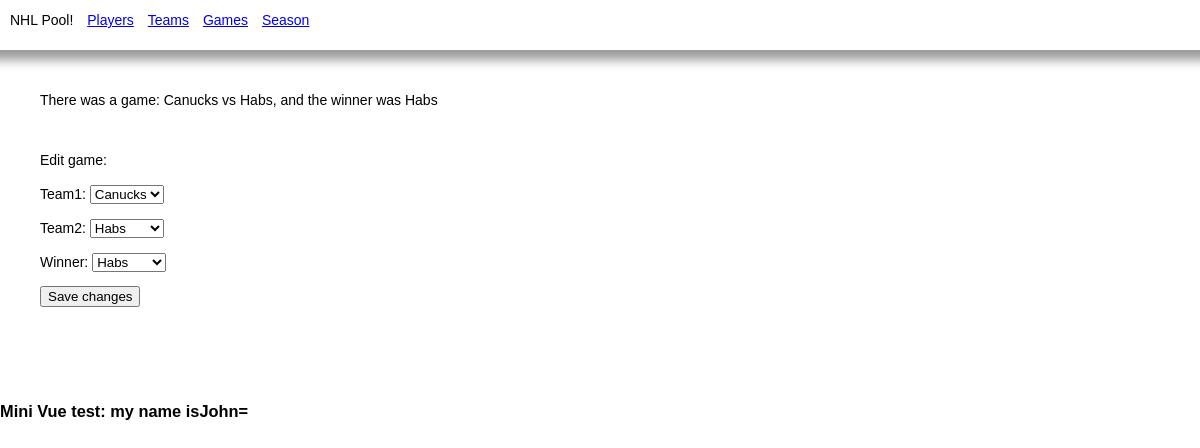
The app's page /editgame19, older data.
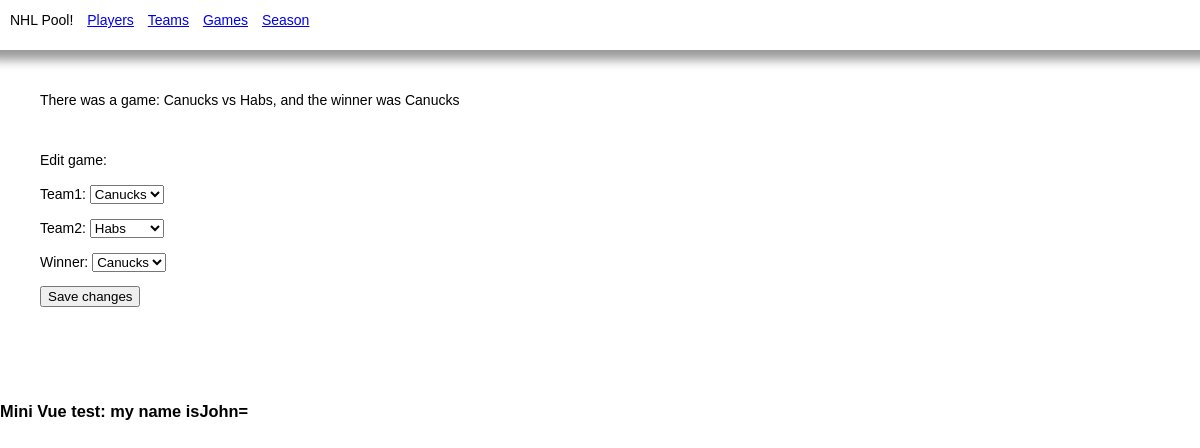
The same page, newer data.
### polls/models.py (models this page shows, shortened)
class Game(models.Model):
    team1 = models.ForeignKey(Team, related_name='team1', on_delete=models.DO_NOTHING)
    team2 = models.ForeignKey(Team, related_name='team2', on_delete=models.DO_NOTHING)
    winner = models.ForeignKey(Team, related_name='winner', on_delete=models.DO_NOTHING)

class Team(models.Model):
    name = models.CharField(max_length=200, unique=True)
    imageFileName = models.CharField(max_length=200, default="file.jpg")
    objects = TeamManager()
    def __str__(self) -> str:
        return self.name

### polls/views.py (the view)
# urls.py: path("editgame<int:id>", views.editgame, name='editgame'),
def editgame(request, id):
    gm = Game.objects.get(id=id)
    if request.method == 'POST':
        form = CreateNewGame(request.POST, instance=gm)
        msg = ""
        if(form.is_valid()):
            tempGame = form.save(commit=False)
            msg = tempGame.statusMessage
            if(msg == "OK"):
                form.save()
        context = { 'game': gm, 'form': form, 'msg': msg }
        return render(request, 'polls/game.html', context)
    else:
        form = CreateNewGame(instance=gm)
        context = { 'game': gm, 'form': form }
        return render(request, 'polls/game.html', context)

### polls/forms.py
class CreateNewGame(forms.ModelForm):
    class Meta:
        model = Game
        fields = ["team1", "team2", "winner"]
    team1 = forms.ModelChoiceField(queryset=Team.objects.all().order_by('name'))
    team2 = forms.ModelChoiceField(queryset=Team.objects.all().order_by('name'))
    winner = forms.ModelChoiceField(queryset=Team.objects.all().order_by('name'))

### polls/templates/polls/game.html (shortened to what this page needs)
{% extends 'polls/base.html' %}
{% block content %}
There was a game:
{{ game.team1 }} vs {{ game.team2 }}, and the winner was {{ game.winner }}
<br><br><br>
    Edit game:
    <form method="post" action="#">
        {{form.as_p}}
        <button type="submit" name="save">Save changes</button>
    </form>
<br><br>
{% endblock %}

Row changes from the older to the newer data that the page shows:
changed Game "Canucks": winner "Habs" → "Canucks"
Text that changed along with them:
form field winner: "Habs" → "Canucks"
